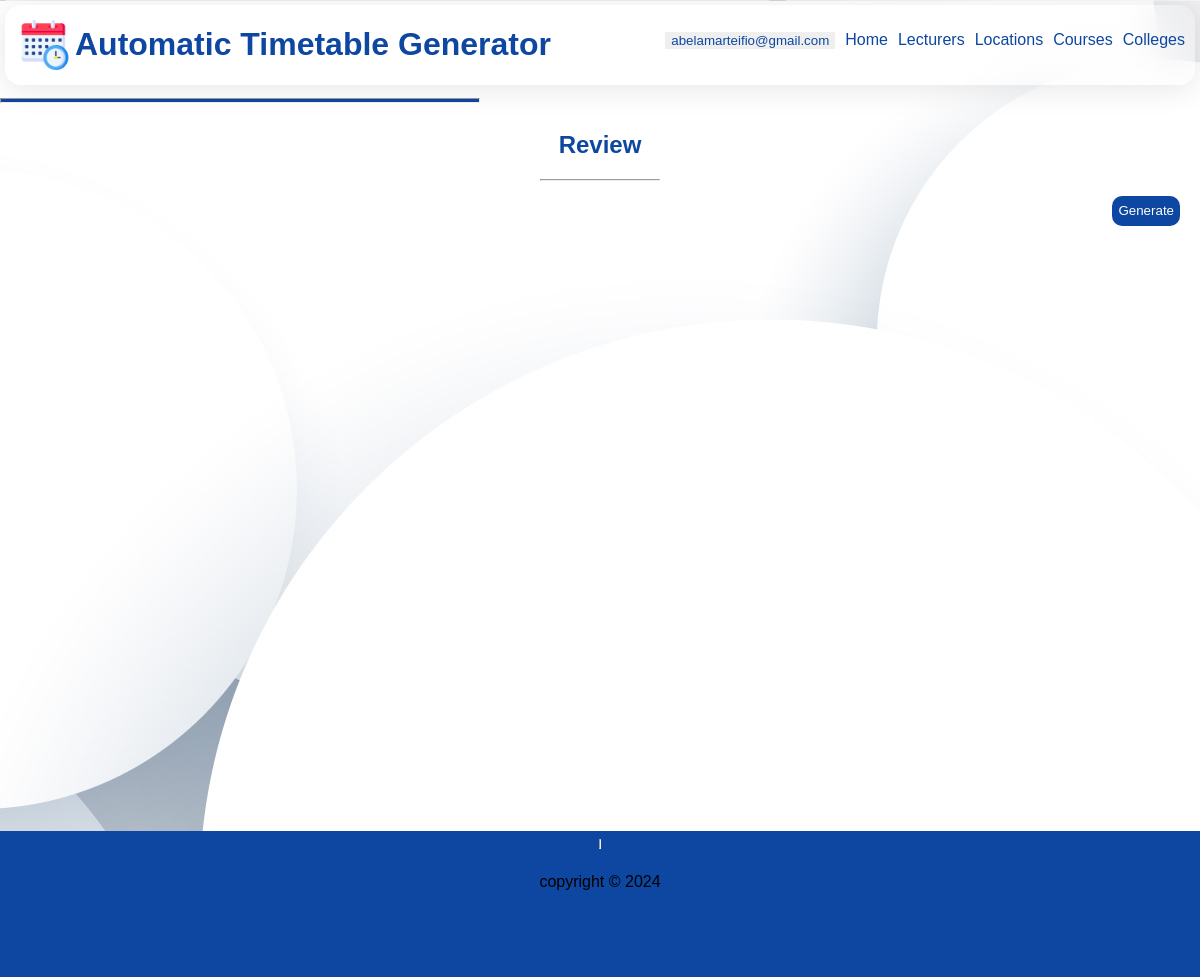
Page /abelamarteifio@gmail.com/select/16/viewselected on the earlier database version.
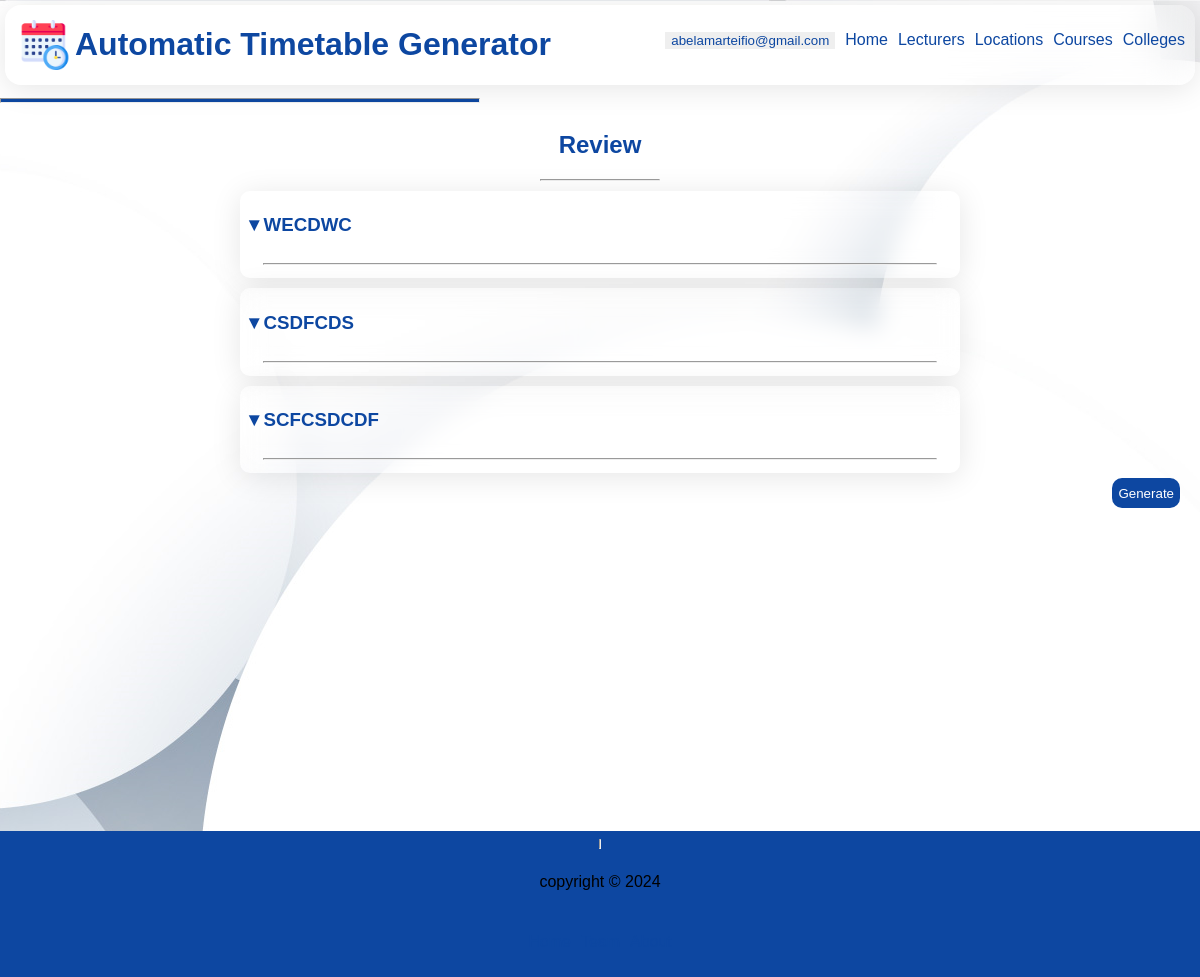
Same page on the later database version.
### webversion/models.py (models this page shows, shortened)
class Department(models.Model):
    name = models.CharField(max_length=255, null=True)
    code = models.CharField(max_length=50, null=True)
    college_main = models.ForeignKey("College", on_delete=models.CASCADE, related_name="department_college", null=True)
    college = models.CharField(max_length=255, null=True)
    max_yg = models.PositiveSmallIntegerField(default=4, null=True)
    creator = models.ForeignKey(UserAccount, on_delete=models.CASCADE, related_name="department_creator", null=True)
    limited = models.BooleanField(null=True)

### webversion/views.py (the view)
# urls.py: path("<str:email>/select/<int:college_id>/viewselected", views.viewSelected, name="viewSelected"),
def viewSelected(request, college_id, email):
    user_id = UserAccount.objects.get(email=email).id
    template = loader.get_template("vscourses.html")
    courses = Course.objects.filter(creator_id=user_id)
    departments = Department.objects.filter(college_main_id=college_id)
    year_groups = [i for i in range(1,20+1)]
    temp_list =[]
    for x in courses:
        if x.id in selected_courses:
            temp_list.append(x)
    print("temp list is : ", temp_list)
    context = {
        "y_gs": year_groups, "college":college_id, "departments": departments,
          "list":temp_list, "email":email
    }
    return HttpResponse(template.render(context, request))

### webversion/Templates/vscourses.html (shortened to what this page needs)
{% extends 'main.html' %}
{% block content %}
<div class="viewselected">
    <h2>review</h2>
    <hr width="10%">
    <div class="top">
       {% for department in departments %}
       <div class="big">
        <h3 onclick="dropDown()"><span class="drpsymbol">&#x25bc;</span>{{ department.name }}</h3>
        <hr width="95%">
       </div>
       {% endfor %}
    </div>
    <div class="bottom">
        <form>
            <button type="submit" id="generate" formmethod="post" formaction="{% url 'generate' email college %}">
                Generate
            </button>
        </form>
    </div>
</div>
{% endblock %}

Differences in the rows shown:
added Department: name "WECDWC"
added Department: name "CSDFCDS"
added Department: name "SCFCSDCDF"
